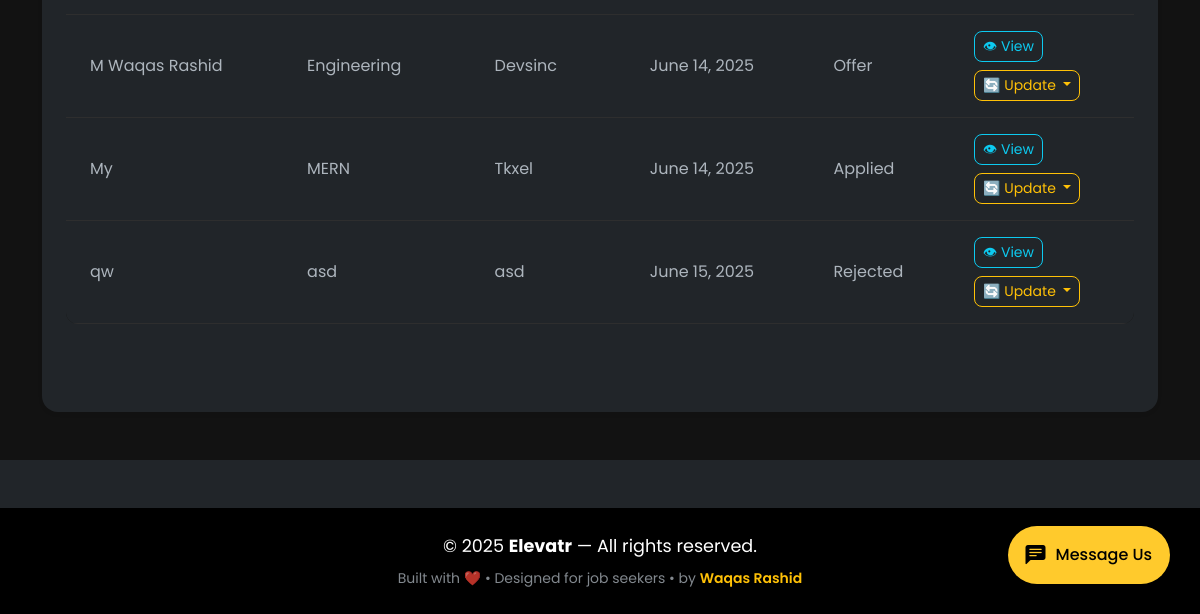
/tracker/history/ (signed in, lower part), run on an earlier commit of the app's database.
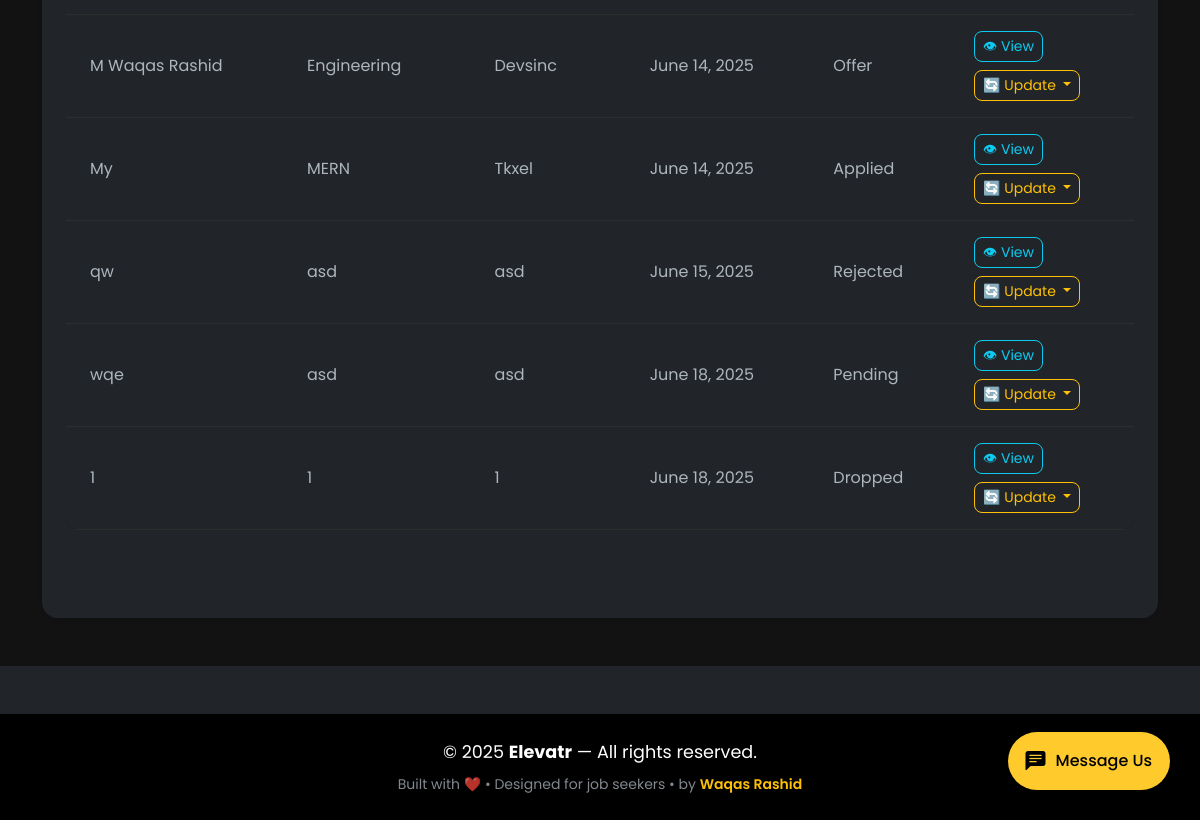
And on a later commit of the database.
### tracker/models.py (models this page shows, shortened)
class Application(models.Model):
    STATUS_CHOICES = [
        ('pending', 'Pending'),
        ('applied', 'Applied'),
        ('interview', 'Interview'),
        ('offer', 'Offer'),
        ('rejected', 'Rejected'),
        ('joined', 'Joined'),
        ('dropped', 'Dropped'),
    ]
    applicant = models.ForeignKey(Applicant, on_delete=models.CASCADE, null=True, blank=True)
    job = models.ForeignKey(Job, on_delete=models.CASCADE, null=True, blank=True)
    date_applied = models.DateField()  # Application Date
    status = models.CharField(max_length=50, choices=STATUS_CHOICES, default='pending')
    notes = models.TextField(blank=True)  # Additional Notes
    cover_letter = models.TextField(blank=True)  # Cover Letter
    resume = models.FileField(upload_to='resumes/', blank=True, null=True)  # Resume file upload
    deadline = models.DateField(null=True, blank=True)  # Application Deadline

class Applicant(models.Model):
    user = models.ForeignKey(User, on_delete=models.CASCADE, null=True, blank=True)
    name = models.CharField(max_length=255)
    email = models.EmailField()
    phone = models.CharField(max_length=15)

class Job(models.Model):
    title = models.CharField(max_length=255)
    company = models.CharField(max_length=255)
    website_link = models.URLField(max_length=200)
    source = models.CharField(max_length=255)  # From where the job was applied (e.g., LinkedIn, Indeed, etc.)

### tracker/views.py (the view)
# urls.py: path('history/', views.application_history, name='application_history'),
@login_required
def application_history(request):
    user = request.user
    applications = Application.objects.filter(applicant__user=user).select_related('applicant', 'job')
    context = {
        'applications': applications
    }
    return render(request, 'application_history.html', context)

### tracker/templates/application_history.html (shortened to what this page needs)
{% extends 'base.html' %}
{% load static %}
{% block content %}
<section class="py-5" style="background-color: #121212; min-height: calc(100vh - 120px);">
  <div class="container">
    <div class="bg-dark p-4 rounded-4 shadow-sm">
      <div class="table-responsive mb-5">
        <table class="table align-middle text-light" style="background-color: #1a1a1a; border-radius: 12px; overflow: hidden;">
          <tbody>
            {% for application in applications %}
            <tr style="background-color: #1a1a1a; border-bottom: 1px solid #2e2e2e;" data-status="{{ application.status }}">
              <td class="py-3 px-4">{{ application.applicant.name }}</td>
              <td class="py-3 px-4">{{ application.job.title }}</td>
              <td class="py-3 px-4">{{ application.job.company }}</td>
              <td class="py-3 px-4">{{ application.date_applied }}</td>
              <td class="py-3 px-4">{{ application.get_status_display }}</td>
              <td class="py-3 px-4 text-center">
                <div class="d-flex flex-column gap-2 align-items-center align-items-md-start">
                  <button class="btn btn-sm btn-outline-info rounded-3" data-bs-toggle="modal" title="View application details" data-bs-target="#appModal{{ application.id }}">
                    👁 View
                  </button>
                  {% if application.id %}
                  <div class="dropdown">
                    <button class="btn btn-sm btn-outline-warning dropdown-toggle rounded-3" type="button" data-bs-toggle="dropdown" aria-expanded="false">
                      🔄 Update
                    </button>
                  </div>
                  {% else %}
                  <span class="text-muted">Invalid ID</span>
                  {% endif %}
                </div>
              </td>
            </tr>
            {% endfor %}
          </tbody>
        </table>
      </div>
    </div>
  </div>
</section>
{% endblock %}

### templates/base.html (shortened to what this page needs)
{% load static %}
<!DOCTYPE html>
<html lang="en" data-bs-theme="dark">
  <head>
    <link href="https://cdn.jsdelivr.net/npm/bootstrap@5.3.0/dist/css/bootstrap.min.css" rel="stylesheet" />
    <link href="https://cdn.jsdelivr.net/npm/bootstrap-icons@1.10.5/font/bootstrap-icons.css" rel="stylesheet" />
  </head>
  <body>
    {% block content %}
    {% endblock %}
    <div class="floating-contact" onclick="scrollToForm()">
      <i class="bi bi-chat-left-text-fill fs-5"></i>
      <span>Message Us</span>
    </div>
    <footer class="bg-black text-white py-4 mt-5">
      <div class="container text-center">
        <p class="mb-1">
          &copy; 2025 <strong>Elevatr</strong> — All rights reserved.
        </p>
        <small class="text-muted">
          Built with ❤️ • Designed for job seekers • by
          <a href="https://www.linkedin.com/in/waqas-rashid1" target="_blank" class="text-warning text-decoration-none fw-semibold">
            Waqas Rashid
          </a>
        </small>
      </div>
    </footer>
  </body>
</html>

### templates/base.html (style rules this page uses)
body { font-family: "Poppins", sans-serif; }
.floating-contact { position: fixed; bottom: 30px; right: 30px; background-color: #ffca2c; color: black; padding: 14px 18px; border-radius: 50px; box-shadow: 0 6px 20px rgba(0, 0, 0, 0.4); display: flex; align-items: center; gap: 10px; cursor: pointer; z-index: 999; font-weight: 500; }

What changed in the data, as far as the page shows it:
added Application: applicant.name "wqe", job "asd", job.company "asd", date_applied "June 18, 2025", status "Pending"
added Application: applicant.name "1", job "1", job.company "1", date_applied "June 18, 2025", status "Dropped"
